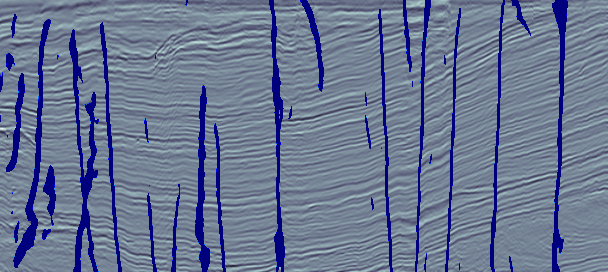
#> input picture Predicted_fault_data/Kerry_inline_14.png, 608 x 272 px, found by its file name
$ jupyter execute --allow-errors 'Seismic Kerry predicted fault extraction.ipynb'   (older library calls are emulated)
#> lines starting #> are read from the running program, lines starting #| are printed output that depends on the picture
[cell 1]
delet = [2,3,4]
delet2 = [2,5,8]

a = [0, 1, 2, 3, 4, 5, 2, 4, 3, 3, 4, 4, 3, 6, 7, 8, 9]
for i, j in enumerate(a):
    if j in delet:
        a.pop(i)
for i, j in enumerate(a):
    if j in delet2:
        a.pop(i)

a

[cell 2]
import fatbox
import numpy as np
import networkx as nx
import pickle
import cv2
from PIL import Image
from tqdm import tqdm

import matplotlib.pyplot as plt
from mpl_toolkits.axes_grid1 import make_axes_locatable
from matplotlib.colors import ListedColormap
from scipy.spatial import distance_matrix
from skimage import feature, morphology, filters
from sklearn.preprocessing import normalize

from sys import stdout

from fatbox.preprocessing import *
from fatbox.metrics import *
from fatbox.edits import *
from fatbox.plots import *

[cell 3]
img = Image.open(r'D:\PYTHON\fatbox\fatbox_tutorials\Predicted_fault_data\Kerry_inline_14.png').convert('L')
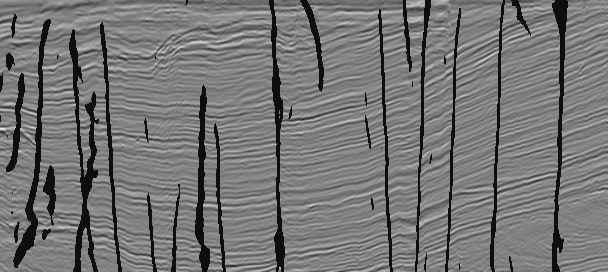
#> img: PIL image 608x272 L; min 14, max 237, mean 118.1
data = np.array(img)

data = 1-(data-np.min(data))/(np.max(data)-np.min(data))
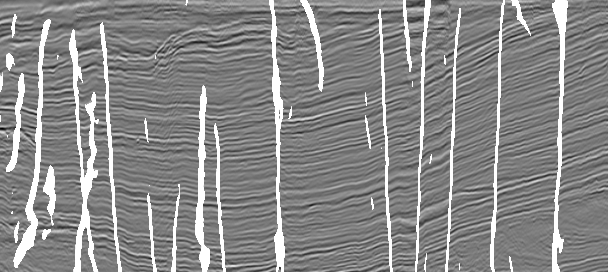
#> data: shape (272, 608) float64; min 0, max 1, mean 0.533

[cell 4]
fig, ax = plt.subplots(figsize=(10,10))
im = ax.imshow(data, cmap='Greys', vmin=0)
plt.xticks([])
plt.yticks([])
plt.title('Kerry Inline 14')
divider = make_axes_locatable(ax)
cax = divider.new_vertical(size="10%", pad=0.2, pack_start=True)
fig.add_axes(cax)
fig.colorbar(im, cax=cax, orientation="horizontal")
# plt.savefig('./Kerry Inline 14.png')
plt.show()
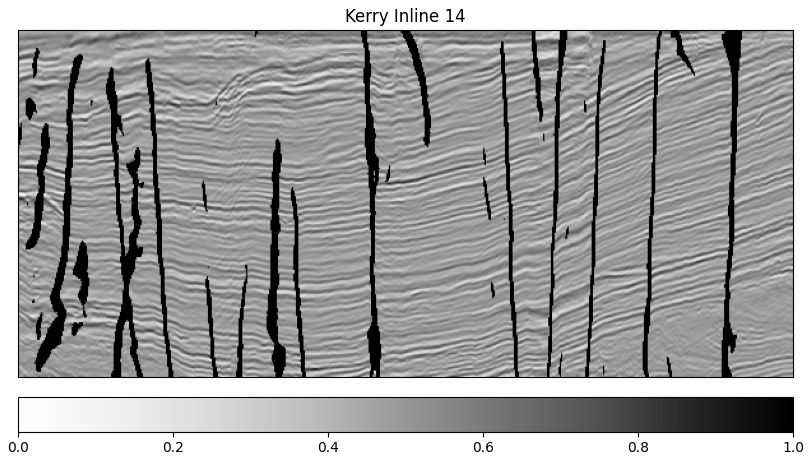
#> figure drawn by matplotlib, 2 panels

[cell 5]
smoothed = filters.gaussian(data, sigma=1.2)
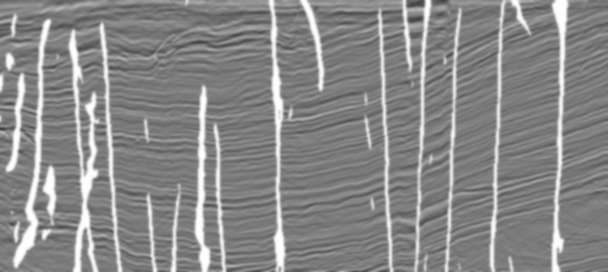
#> smoothed: shape (272, 608) float64; min 0.249, max 1, mean 0.533

fig, ax = plt.subplots(figsize=(10,10))
im = ax.imshow(smoothed, cmap='Greys', vmin=0)
plt.xticks([])
plt.yticks([])
plt.title('Kerry Inline 14')
divider = make_axes_locatable(ax)
cax = divider.new_vertical(size="5%", pad=0.2, pack_start=True)
fig.add_axes(cax)
fig.colorbar(im, cax=cax, orientation="horizontal")
plt.show()
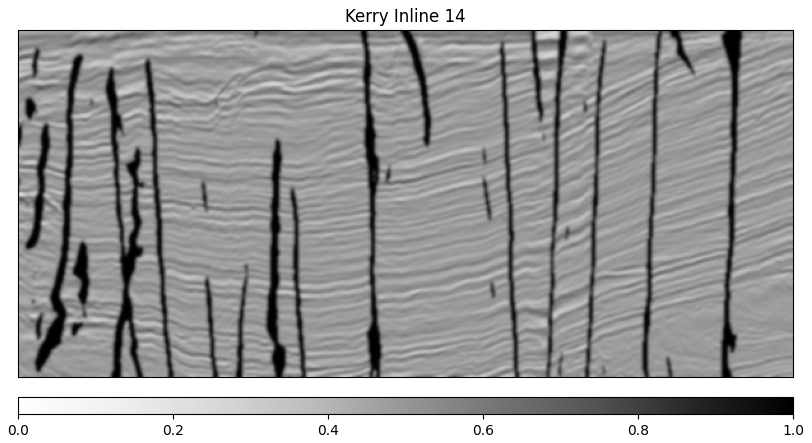
#> figure drawn by matplotlib, 2 panels

$ run again, with Predicted_fault_data/Kerry_inline_1.png copied over Predicted_fault_data/Kerry_inline_14.png
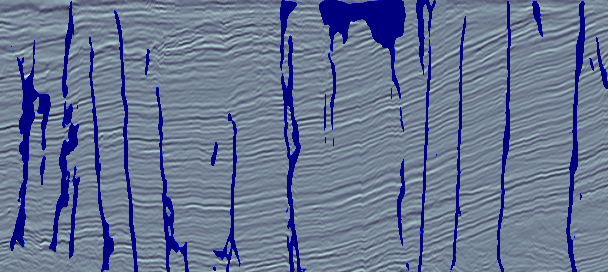
#> input picture Predicted_fault_data/Kerry_inline_1.png, 608 x 272 px, found by its file name
#> `smoothed = filters.gaussian(data, sigma=1.2)`:
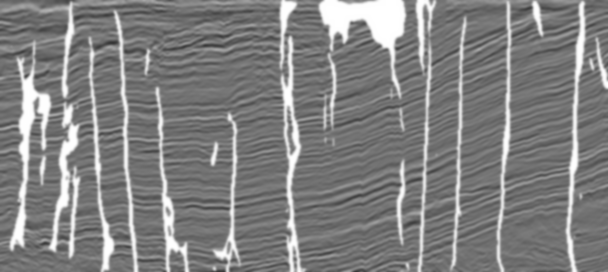
#> smoothed: shape (272, 608) float64; min 0.211, max 1, mean 0.505
#> `plt.show()`:
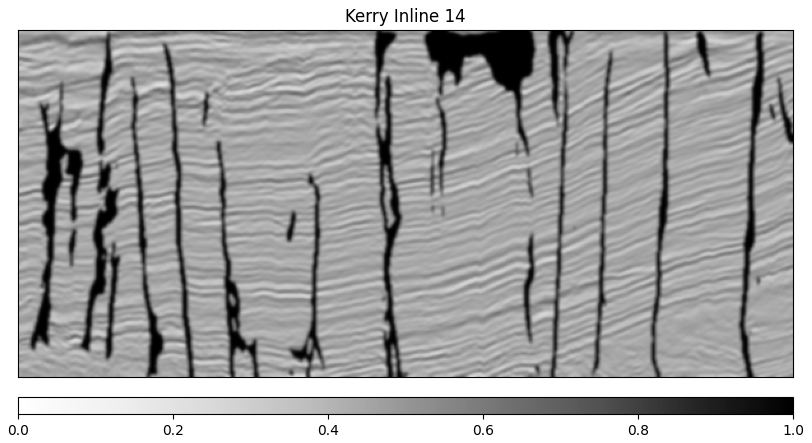
#> figure drawn by matplotlib, 2 panels

$ run again, with Predicted_fault_data/Kerry_inline_100.png copied over Predicted_fault_data/Kerry_inline_14.png
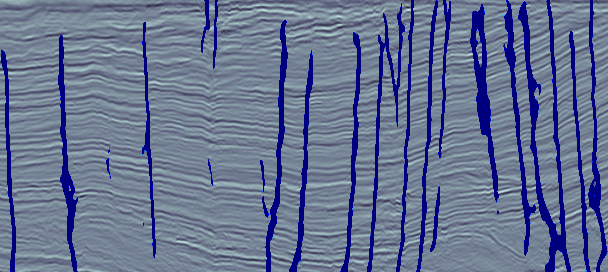
#> input picture Predicted_fault_data/Kerry_inline_100.png, 608 x 272 px, found by its file name
#> `smoothed = filters.gaussian(data, sigma=1.2)`:
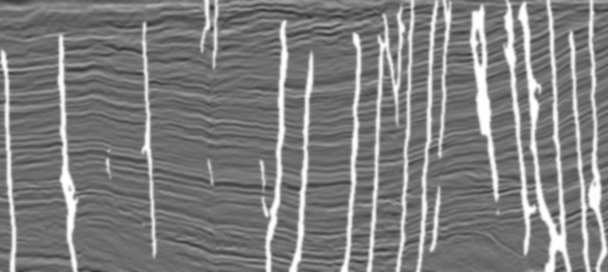
#> smoothed: shape (272, 608) float64; min 0.208, max 1, mean 0.498
#> `plt.show()`:
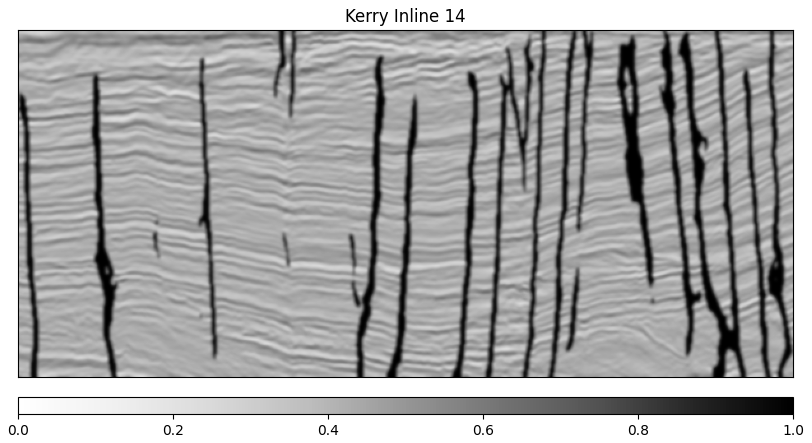
#> figure drawn by matplotlib, 2 panels
